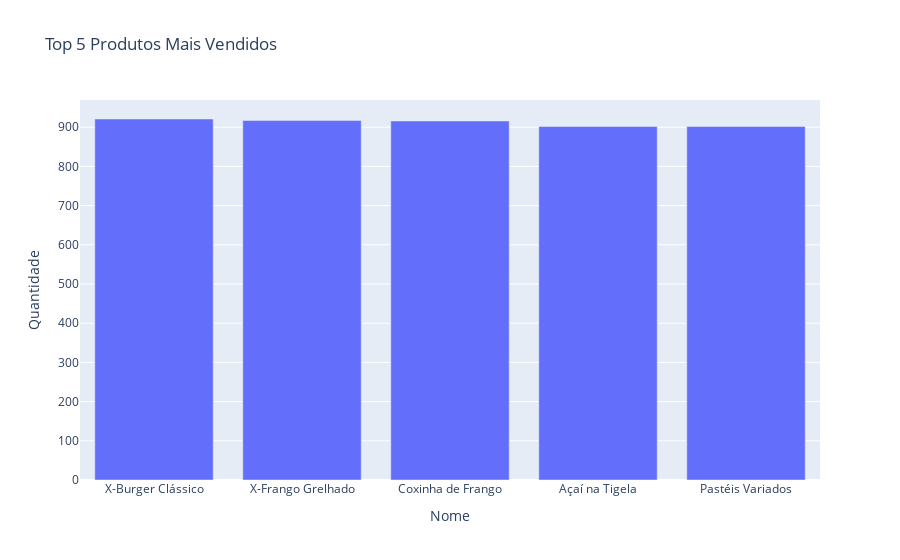

This figure's notebook cell:
### Code cell
"""
Visualização dos carros chefe do empreendimento para direcionar energia
para produtos que trazem retorno significativo. Além do mais, é feita uma 
análise por gênero para identificar os "micropúblicos" em cada produto.
"""
# 8. Top 5 produtos mais vendidos (geral)
produtos_vazao = itens.groupby('ProdutoId')['Quantidade'].sum().reset_index()
produtos_vazao = produtos_vazao.merge(produtos[['Id', 'Nome']], left_on='ProdutoId', right_on='Id')
top5 = produtos_vazao.sort_values(by='Quantidade', ascending=False).head(5)

fig = px.bar(top5, x='Nome', y='Quantidade', title='Top 5 Produtos Mais Vendidos')
fig.show()

# Análise do público consumidor (gênero) para cada produto do top5
itens_clientes = itens.merge(pedidos[['Id', 'ClienteId']], left_on='PedidoId', right_on='Id')
itens_clientes = itens_clientes.merge(clientes[['Id', 'Genero']], left_on='ClienteId', right_on='Id')

for _, row in top5.iterrows():
    pid, nome = row['ProdutoId'], row['Nome']
    subset = itens_clientes[itens_clientes['ProdutoId'] == pid]
    genero_dist = subset.groupby('Genero')['Quantidade'].sum()

    fig = px.pie(names=genero_dist.index, values=genero_dist.values,
                 title=f"Público Consumidor do Produto: {nome}")
    fig.show()

### Figure 1 — Plotly figure (JSON) as saved in the notebook; plotly's stock layout.template omitted (floating-point values rounded to 4 significant figures)
{"data": [{"hovertemplate": "Nome=%{x}<br>Quantidade=%{y}<extra></extra>", "legendgroup": "", "marker": {"color": "#636efa", "pattern": {"shape": ""}}, "name": "", "orientation": "v", "showlegend": false, "textposition": "auto", "type": "bar", "x": ["X-Burger Clássico", "X-Frango Grelhado", "Coxinha de Frango", "Açaí na Tigela", "Pastéis Variados"], "xaxis": "x", "y": [921, 917, 916, 902, 902], "yaxis": "y"}], "layout": {"barmode": "relative", "legend": {"tracegroupgap": 0}, "title": {"text": "Top 5 Produtos Mais Vendidos"}, "xaxis": {"anchor": "y", "domain": [0, 1], "title": {"text": "Nome"}}, "yaxis": {"anchor": "x", "domain": [0, 1], "title": {"text": "Quantidade"}}}}
